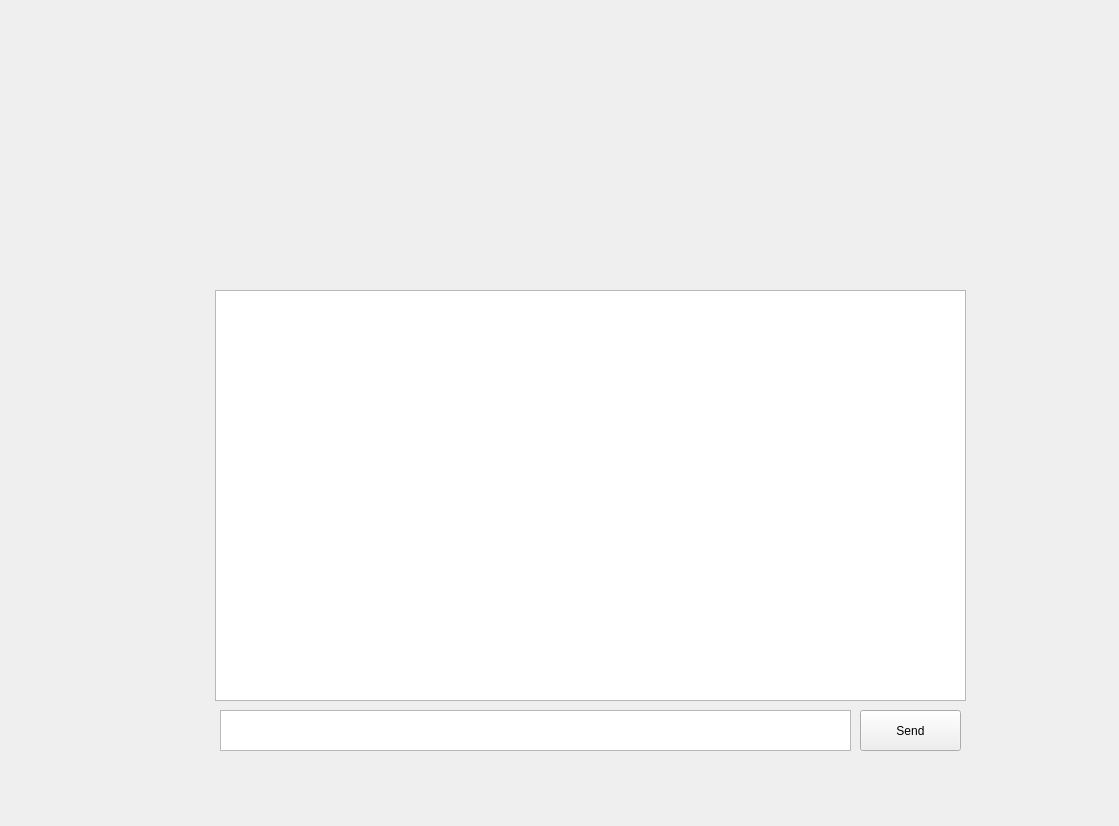
<?xml version="1.0" encoding="UTF-8"?>
<ui version="4.0">
 <class>Form</class>
 <widget class="QWidget" name="Form">
  <property name="geometry">
   <rect>
    <x>0</x>
    <y>0</y>
    <width>1119</width>
    <height>826</height>
   </rect>
  </property>
  <property name="windowTitle">
   <string>Form</string>
  </property>
  <widget class="QPushButton" name="sendBtn">
   <property name="geometry">
    <rect>
     <x>860</x>
     <y>710</y>
     <width>101</width>
     <height>41</height>
    </rect>
   </property>
   <property name="text">
    <string>Send</string>
   </property>
  </widget>
  <widget class="QListView" name="listView">
   <property name="geometry">
    <rect>
     <x>215</x>
     <y>290</y>
     <width>751</width>
     <height>411</height>
    </rect>
   </property>
  </widget>
  <widget class="QTextEdit" name="inputTxt">
   <property name="geometry">
    <rect>
     <x>220</x>
     <y>710</y>
     <width>631</width>
     <height>41</height>
    </rect>
   </property>
  </widget>
  <widget class="QLabel" name="label">
   <property name="geometry">
    <rect>
     <x>470</x>
     <y>110</y>
     <width>241</width>
     <height>241</height>
    </rect>
   </property>
   <property name="text">
    <string/>
   </property>
   <property name="pixmap">
    <pixmap>../../../Desktop/로봇.png</pixmap>
   </property>
   <property name="scaledContents">
    <bool>true</bool>
   </property>
  </widget>
  <widget class="QLabel" name="question">
   <property name="geometry">
    <rect>
     <x>586</x>
     <y>319</y>
     <width>351</width>
     <height>51</height>
    </rect>
   </property>
   <property name="frameShape">
    <enum>QFrame::NoFrame</enum>
   </property>
   <property name="text">
    <string/>
   </property>
  </widget>
  <widget class="QLabel" name="answer">
   <property name="geometry">
    <rect>
     <x>240</x>
     <y>400</y>
     <width>321</width>
     <height>41</height>
    </rect>
   </property>
   <property name="text">
    <string/>
   </property>
  </widget>
  <zorder>sendBtn</zorder>
  <zorder>inputTxt</zorder>
  <zorder>label</zorder>
  <zorder>listView</zorder>
  <zorder>question</zorder>
  <zorder>answer</zorder>
 </widget>
 <resources/>
 <connections/>
</ui>
